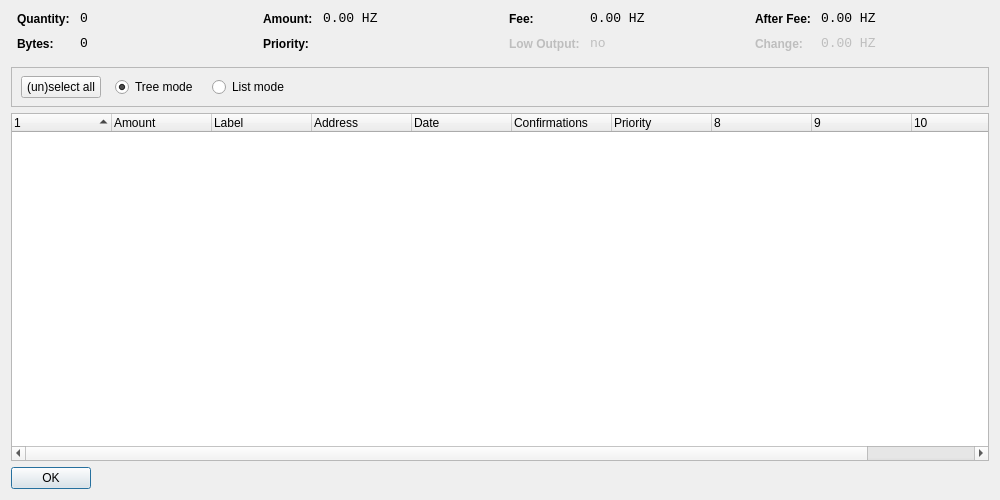
<?xml version="1.0" encoding="UTF-8"?>
<ui version="4.0">
 <class>CoinControlDialog</class>
 <widget class="QDialog" name="CoinControlDialog">
  <property name="geometry">
   <rect>
    <x>0</x>
    <y>0</y>
    <width>1000</width>
    <height>500</height>
   </rect>
  </property>
  <property name="windowTitle">
   <string>Coin Control</string>
  </property>
  <layout class="QVBoxLayout" name="verticalLayout">
   <item>
    <layout class="QHBoxLayout" name="horizontalLayoutTop" stretch="0,0,0,0">
     <property name="topMargin">
      <number>0</number>
     </property>
     <property name="bottomMargin">
      <number>10</number>
     </property>
     <item>
      <layout class="QFormLayout" name="formLayoutCoinControl1">
       <property name="horizontalSpacing">
        <number>10</number>
       </property>
       <property name="verticalSpacing">
        <number>10</number>
       </property>
       <property name="leftMargin">
        <number>6</number>
       </property>
       <property name="rightMargin">
        <number>6</number>
       </property>
       <item row="0" column="0">
        <widget class="QLabel" name="labelCoinControlQuantityText">
         <property name="styleSheet">
          <string notr="true">font-weight:bold;</string>
         </property>
         <property name="text">
          <string>Quantity:</string>
         </property>
        </widget>
       </item>
       <item row="0" column="1">
        <widget class="QLabel" name="labelCoinControlQuantity">
         <property name="font">
          <font>
           <family>Monospace</family>
           <pointsize>10</pointsize>
          </font>
         </property>
         <property name="cursor">
          <cursorShape>IBeamCursor</cursorShape>
         </property>
         <property name="contextMenuPolicy">
          <enum>Qt::ActionsContextMenu</enum>
         </property>
         <property name="text">
          <string>0</string>
         </property>
         <property name="textInteractionFlags">
          <set>Qt::LinksAccessibleByMouse|Qt::TextSelectableByKeyboard|Qt::TextSelectableByMouse</set>
         </property>
        </widget>
       </item>
       <item row="1" column="0">
        <widget class="QLabel" name="labelCoinControlBytesText">
         <property name="styleSheet">
          <string notr="true">font-weight:bold;</string>
         </property>
         <property name="text">
          <string>Bytes:</string>
         </property>
        </widget>
       </item>
       <item row="1" column="1">
        <widget class="QLabel" name="labelCoinControlBytes">
         <property name="font">
          <font>
           <family>Monospace</family>
           <pointsize>10</pointsize>
          </font>
         </property>
         <property name="cursor">
          <cursorShape>IBeamCursor</cursorShape>
         </property>
         <property name="contextMenuPolicy">
          <enum>Qt::ActionsContextMenu</enum>
         </property>
         <property name="text">
          <string>0</string>
         </property>
         <property name="textInteractionFlags">
          <set>Qt::LinksAccessibleByMouse|Qt::TextSelectableByKeyboard|Qt::TextSelectableByMouse</set>
         </property>
        </widget>
       </item>
      </layout>
     </item>
     <item>
      <layout class="QFormLayout" name="formLayoutCoinControl2">
       <property name="horizontalSpacing">
        <number>10</number>
       </property>
       <property name="verticalSpacing">
        <number>10</number>
       </property>
       <property name="leftMargin">
        <number>6</number>
       </property>
       <property name="rightMargin">
        <number>6</number>
       </property>
       <item row="0" column="0">
        <widget class="QLabel" name="labelCoinControlAmountText">
         <property name="styleSheet">
          <string notr="true">font-weight:bold;</string>
         </property>
         <property name="text">
          <string>Amount:</string>
         </property>
        </widget>
       </item>
       <item row="0" column="1">
        <widget class="QLabel" name="labelCoinControlAmount">
         <property name="font">
          <font>
           <family>Monospace</family>
           <pointsize>10</pointsize>
          </font>
         </property>
         <property name="cursor">
          <cursorShape>IBeamCursor</cursorShape>
         </property>
         <property name="contextMenuPolicy">
          <enum>Qt::ActionsContextMenu</enum>
         </property>
         <property name="text">
          <string>0.00 HZ</string>
         </property>
         <property name="textInteractionFlags">
          <set>Qt::LinksAccessibleByMouse|Qt::TextSelectableByKeyboard|Qt::TextSelectableByMouse</set>
         </property>
        </widget>
       </item>
       <item row="1" column="0">
        <widget class="QLabel" name="labelCoinControlPriorityText">
         <property name="styleSheet">
          <string notr="true">font-weight:bold;</string>
         </property>
         <property name="text">
          <string>Priority:</string>
         </property>
        </widget>
       </item>
       <item row="1" column="1">
        <widget class="QLabel" name="labelCoinControlPriority">
         <property name="font">
          <font>
           <family>Monospace</family>
           <pointsize>10</pointsize>
          </font>
         </property>
         <property name="cursor">
          <cursorShape>IBeamCursor</cursorShape>
         </property>
         <property name="contextMenuPolicy">
          <enum>Qt::ActionsContextMenu</enum>
         </property>
         <property name="text">
          <string/>
         </property>
         <property name="textInteractionFlags">
          <set>Qt::LinksAccessibleByMouse|Qt::TextSelectableByKeyboard|Qt::TextSelectableByMouse</set>
         </property>
        </widget>
       </item>
      </layout>
     </item>
     <item>
      <layout class="QFormLayout" name="formLayoutCoinControl3">
       <property name="horizontalSpacing">
        <number>10</number>
       </property>
       <property name="verticalSpacing">
        <number>10</number>
       </property>
       <property name="leftMargin">
        <number>6</number>
       </property>
       <property name="rightMargin">
        <number>6</number>
       </property>
       <item row="0" column="0">
        <widget class="QLabel" name="labelCoinControlFeeText">
         <property name="styleSheet">
          <string notr="true">font-weight:bold;</string>
         </property>
         <property name="text">
          <string>Fee:</string>
         </property>
        </widget>
       </item>
       <item row="0" column="1">
        <widget class="QLabel" name="labelCoinControlFee">
         <property name="font">
          <font>
           <family>Monospace</family>
           <pointsize>10</pointsize>
          </font>
         </property>
         <property name="cursor">
          <cursorShape>IBeamCursor</cursorShape>
         </property>
         <property name="contextMenuPolicy">
          <enum>Qt::ActionsContextMenu</enum>
         </property>
         <property name="text">
          <string>0.00 HZ</string>
         </property>
         <property name="textInteractionFlags">
          <set>Qt::LinksAccessibleByMouse|Qt::TextSelectableByKeyboard|Qt::TextSelectableByMouse</set>
         </property>
        </widget>
       </item>
       <item row="1" column="0">
        <widget class="QLabel" name="labelCoinControlLowOutputText">
         <property name="enabled">
          <bool>false</bool>
         </property>
         <property name="styleSheet">
          <string notr="true">font-weight:bold;</string>
         </property>
         <property name="text">
          <string>Low Output:</string>
         </property>
        </widget>
       </item>
       <item row="1" column="1">
        <widget class="QLabel" name="labelCoinControlLowOutput">
         <property name="enabled">
          <bool>false</bool>
         </property>
         <property name="font">
          <font>
           <family>Monospace</family>
           <pointsize>10</pointsize>
          </font>
         </property>
         <property name="cursor">
          <cursorShape>IBeamCursor</cursorShape>
         </property>
         <property name="contextMenuPolicy">
          <enum>Qt::ActionsContextMenu</enum>
         </property>
         <property name="text">
          <string>no</string>
         </property>
         <property name="textInteractionFlags">
          <set>Qt::LinksAccessibleByMouse|Qt::TextSelectableByKeyboard|Qt::TextSelectableByMouse</set>
         </property>
        </widget>
       </item>
      </layout>
     </item>
     <item>
      <layout class="QFormLayout" name="formLayoutCoinControl4">
       <property name="horizontalSpacing">
        <number>10</number>
       </property>
       <property name="verticalSpacing">
        <number>10</number>
       </property>
       <property name="leftMargin">
        <number>6</number>
       </property>
       <property name="rightMargin">
        <number>6</number>
       </property>
       <item row="0" column="0">
        <widget class="QLabel" name="labelCoinControlAfterFeeText">
         <property name="styleSheet">
          <string notr="true">font-weight:bold;</string>
         </property>
         <property name="text">
          <string>After Fee:</string>
         </property>
        </widget>
       </item>
       <item row="0" column="1">
        <widget class="QLabel" name="labelCoinControlAfterFee">
         <property name="font">
          <font>
           <family>Monospace</family>
           <pointsize>10</pointsize>
          </font>
         </property>
         <property name="cursor">
          <cursorShape>IBeamCursor</cursorShape>
         </property>
         <property name="contextMenuPolicy">
          <enum>Qt::ActionsContextMenu</enum>
         </property>
         <property name="text">
          <string>0.00 HZ</string>
         </property>
         <property name="textInteractionFlags">
          <set>Qt::LinksAccessibleByMouse|Qt::TextSelectableByKeyboard|Qt::TextSelectableByMouse</set>
         </property>
        </widget>
       </item>
       <item row="1" column="0">
        <widget class="QLabel" name="labelCoinControlChangeText">
         <property name="enabled">
          <bool>false</bool>
         </property>
         <property name="styleSheet">
          <string notr="true">font-weight:bold;</string>
         </property>
         <property name="text">
          <string>Change:</string>
         </property>
        </widget>
       </item>
       <item row="1" column="1">
        <widget class="QLabel" name="labelCoinControlChange">
         <property name="enabled">
          <bool>false</bool>
         </property>
         <property name="font">
          <font>
           <family>Monospace</family>
           <pointsize>10</pointsize>
          </font>
         </property>
         <property name="cursor">
          <cursorShape>IBeamCursor</cursorShape>
         </property>
         <property name="contextMenuPolicy">
          <enum>Qt::ActionsContextMenu</enum>
         </property>
         <property name="text">
          <string>0.00 HZ</string>
         </property>
         <property name="textInteractionFlags">
          <set>Qt::LinksAccessibleByMouse|Qt::TextSelectableByKeyboard|Qt::TextSelectableByMouse</set>
         </property>
        </widget>
       </item>
      </layout>
     </item>
    </layout>
   </item>
   <item>
    <widget class="QFrame" name="frame">
     <property name="minimumSize">
      <size>
       <width>0</width>
       <height>40</height>
      </size>
     </property>
     <property name="frameShape">
      <enum>QFrame::StyledPanel</enum>
     </property>
     <property name="frameShadow">
      <enum>QFrame::Sunken</enum>
     </property>
     <widget class="QWidget" name="horizontalLayoutWidget">
      <property name="geometry">
       <rect>
        <x>10</x>
        <y>0</y>
        <width>781</width>
        <height>41</height>
       </rect>
      </property>
      <layout class="QHBoxLayout" name="horizontalLayoutPanel" stretch="0,0,0,0,0">
       <property name="spacing">
        <number>14</number>
       </property>
       <item>
        <widget class="QPushButton" name="pushButtonSelectAll">
         <property name="sizePolicy">
          <sizepolicy hsizetype="Maximum" vsizetype="Fixed">
           <horstretch>0</horstretch>
           <verstretch>0</verstretch>
          </sizepolicy>
         </property>
         <property name="text">
          <string>(un)select all</string>
         </property>
        </widget>
       </item>
       <item>
        <widget class="QRadioButton" name="radioTreeMode">
         <property name="sizePolicy">
          <sizepolicy hsizetype="Maximum" vsizetype="Fixed">
           <horstretch>0</horstretch>
           <verstretch>0</verstretch>
          </sizepolicy>
         </property>
         <property name="text">
          <string>Tree mode</string>
         </property>
         <property name="checked">
          <bool>true</bool>
         </property>
        </widget>
       </item>
       <item>
        <widget class="QRadioButton" name="radioListMode">
         <property name="sizePolicy">
          <sizepolicy hsizetype="Maximum" vsizetype="Fixed">
           <horstretch>0</horstretch>
           <verstretch>0</verstretch>
          </sizepolicy>
         </property>
         <property name="text">
          <string>List mode</string>
         </property>
        </widget>
       </item>
       <item>
        <spacer name="horizontalSpacer">
         <property name="orientation">
          <enum>Qt::Horizontal</enum>
         </property>
         <property name="sizeHint" stdset="0">
          <size>
           <width>40</width>
           <height>20</height>
          </size>
         </property>
        </spacer>
       </item>
      </layout>
     </widget>
    </widget>
   </item>
   <item>
    <widget class="CoinControlTreeWidget" name="treeWidget">
     <property name="contextMenuPolicy">
      <enum>Qt::CustomContextMenu</enum>
     </property>
     <property name="sortingEnabled">
      <bool>false</bool>
     </property>
     <property name="columnCount">
      <number>11</number>
     </property>
     <attribute name="headerShowSortIndicator" stdset="0">
      <bool>true</bool>
     </attribute>
     <attribute name="headerStretchLastSection">
      <bool>false</bool>
     </attribute>
     <column>
      <property name="text">
       <string/>
      </property>
     </column>
     <column>
      <property name="text">
       <string>Amount</string>
      </property>
     </column>
     <column>
      <property name="text">
       <string>Label</string>
      </property>
     </column>
     <column>
      <property name="text">
       <string>Address</string>
      </property>
     </column>
     <column>
      <property name="text">
       <string>Date</string>
      </property>
     </column>
     <column>
      <property name="text">
       <string>Confirmations</string>
      </property>
      <property name="toolTip">
       <string>Confirmed</string>
      </property>
     </column>
     <column>
      <property name="text">
       <string>Priority</string>
      </property>
     </column>
     <column>
      <property name="text">
       <string/>
      </property>
     </column>
     <column>
      <property name="text">
       <string/>
      </property>
     </column>
     <column>
      <property name="text">
       <string/>
      </property>
     </column>
     <column>
      <property name="text">
       <string/>
      </property>
     </column>
    </widget>
   </item>
   <item>
    <widget class="QDialogButtonBox" name="buttonBox">
     <property name="sizePolicy">
      <sizepolicy hsizetype="Maximum" vsizetype="Fixed">
       <horstretch>0</horstretch>
       <verstretch>0</verstretch>
      </sizepolicy>
     </property>
     <property name="orientation">
      <enum>Qt::Horizontal</enum>
     </property>
     <property name="standardButtons">
      <set>QDialogButtonBox::Ok</set>
     </property>
    </widget>
   </item>
  </layout>
 </widget>
 <customwidgets>
  <customwidget>
   <class>CoinControlTreeWidget</class>
   <extends>QTreeWidget</extends>
   <header>coincontroltreewidget.h</header>
  </customwidget>
 </customwidgets>
 <resources/>
 <connections/>
</ui>
